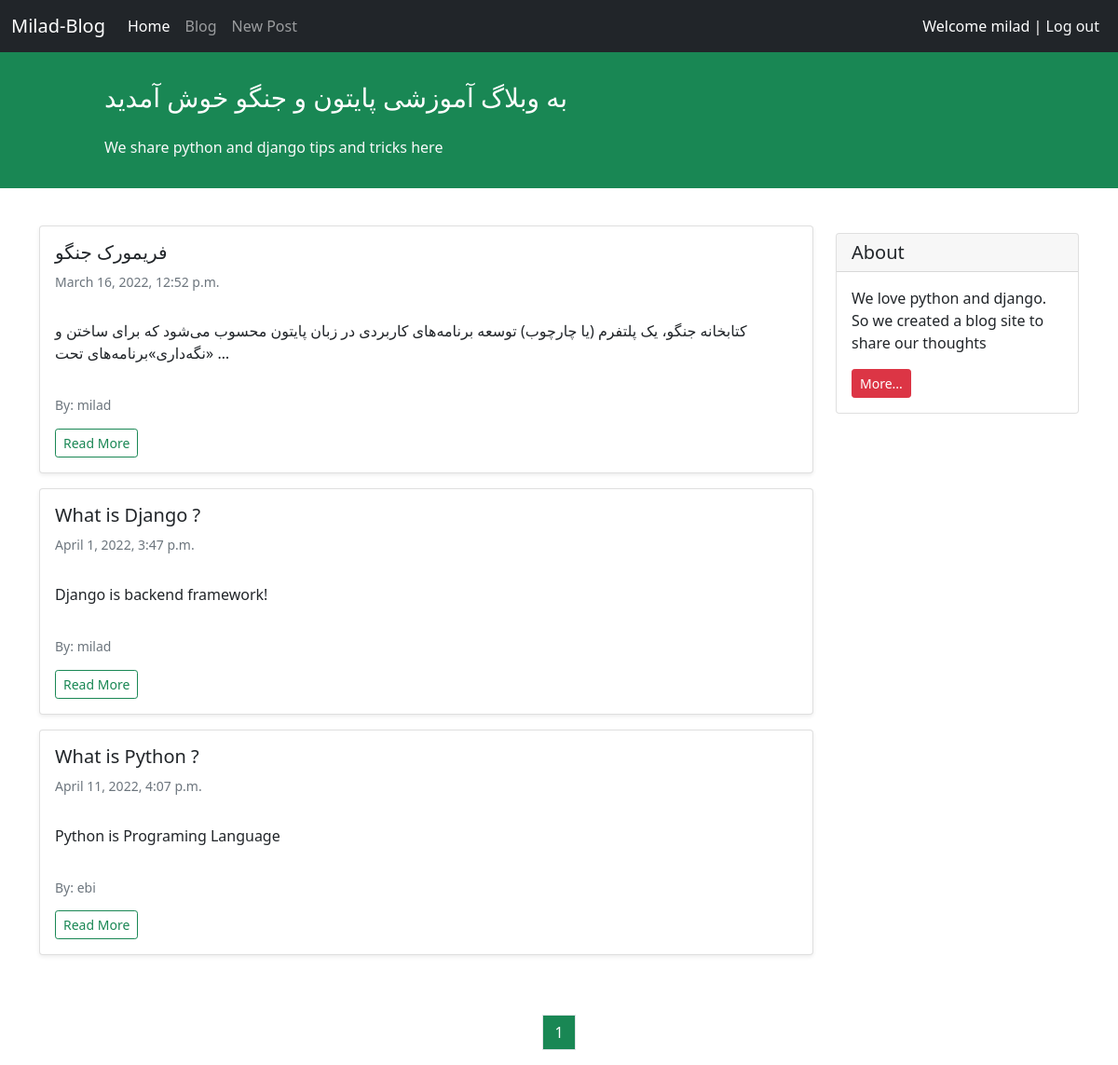
The app's page / (signed in) with its own data.
### blog/models.py (models this page shows, shortened)
class Post(models.Model):
    STATUS_CHOICES = (('pub', 'Published'), ('drf', 'Draft'),)
    title = models.CharField(max_length=100)
    text = models.TextField()
    author = models.ForeignKey('auth.User', on_delete=models.CASCADE)
    datetime_created = models.DateTimeField(auto_now_add=True)
    datetime_modified = models.DateTimeField(auto_now=True)
    status = models.CharField(choices=STATUS_CHOICES, max_length=3)

### blog/views.py (the view)
# urls.py: path('', views.PostListView.as_view(), name='posts_list'),
class PostListView(generic.ListView):
    template_name = 'blog/posts_list.html'
    context_object_name = 'posts_list'
    paginate_by = 4
    def get_queryset(self):
        return Post.objects.filter(status='pub').order_by('-datetime_modified')

### blog/templates/blog/posts_list.html (shortened to what this page needs)
{% extends '_base.html' %}
{% block content %}
    <div class="container mt-4 ">
        <div class="row">
            <div class="col-9">
                {% for post in posts_list %}
                    <div class="card shadow-sm my-3 ">
                        <div class="card-body">
                            <h5 class="card-title">{{ post.title }}</h5>
                            <h6 class="card-subtitle mb-2 text-muted small py-2">{{ post.datetime_created }}</h6>
                            <p class="card-text py-3">
                                {{ post.text|truncatewords:20 }}
                            </p>
                            <h6 class="card-subtitle mb-2 text-muted small py-2"> By: {{ post.author }}</h6>
                            <a href="{% url 'posts_detail' post.id %}" class="btn btn-outline-success btn-sm">Read More</a>
                        </div>
                    </div>
                {% endfor %}
            </div>
            <div class="col-3">
                <div class="card my-4">
                    <h5 class="card-header">About</h5>
                    <div class="card-body">
                        <p class="card-text">We love python and django. So we created a blog site to share our
                            thoughts</p>
                        <a href="#"
                           class="btn btn-sm btn-danger">
                            More...
                        </a>
                    </div>
                </div>
            </div>
        </div>
    </div>
            <nav aria-label="Page navigation example ">
        <ul class="pagination justify-content-center mt-5">
                {% for i in page_obj.paginator.page_range %}
                    {% if page_obj.number == i %}
                        <a href="?page={{ i }}" class="text-decoration-none">
                            <li class="page-item page-link bg-success text-white">{{ i }}</li>
                        </a>
                    {% else %}
                        <a href="?page={{ i }}" class="text-decoration-none">
                            <li class="page-item page-link text-success">{{ i }}</li>
                        </a>
                    {% endif %}
                {% endfor %}
        </ul>
    </nav>
{% endblock content %}

### templates/_base.html (shortened to what this page needs)
<!doctype html>
<html lang="en">
<head>
    <link href="https://cdn.jsdelivr.net/npm/bootstrap@5.1.3/dist/css/bootstrap.min.css" rel="stylesheet"
>
</head>
<body>
<nav class="navbar navbar-expand-lg navbar-dark bg-dark">
    <div class="container-fluid">
        <a class="navbar-brand" href="#">Milad-Blog</a>
        <div class="collapse navbar-collapse" id="navbarNavAltMarkup">
            <div class="navbar-nav">
                <a class="nav-link active" aria-current="page" href="{% url 'posts_list' %}">Home</a>
                <a class="nav-link" href="{% url 'posts_list' %}">Blog</a>
                <a class="nav-link" href="{% url 'new_post' %}">New Post</a>
            </div>
        </div>
        <div class="mx-2 text-white">
            {% if user.is_authenticated %}
                Welcome {{ user.username }} | <a class="text-decoration-none text-light"  href=" {% url 'logout' %}">Log out</a>
            {% else %}
                <a class="text-decoration-none text-light" href="{% url 'login' %}">Log in</a> | <a class="text-decoration-none text-light" href="{% url 'signup' %}">Sign up</a>
            {% endif %}
        </div>
    </div>
</nav>
<div class="container-fluid bg-success">
    <div class="row py-3">
        <div class="col-md-8 col-md-10 mx-auto">
            <h3 class="my-4 mt-3 text-white">به وبلاگ آموزشی پایتون و جنگو خوش آمدید </h3>
            <p class="text-light">We share python and django tips and tricks here</p>
        </div>
    </div>
</div>
{% block content %}
{% endblock content %}
</body>
</html>

### records on screen
Post: title "فریمورک جنگو", datetime_created "March 16, 2022, 12:52 p.m.", text "کتابخانه جنگو، یک پلتفرم (یا چارچوب) توسعه برنامه‌های کاربردی در زبان پایتون محسوب می‌شود که برای ساختن و «نگه‌داری»برنامه‌های تحت …", author "milad"
Post: title "What is Django ?", datetime_created "April 1, 2022, 3:47 p.m.", text "Django is backend framework!", author "milad"
Post: title "What is Python ?", datetime_created "April 11, 2022, 4:07 p.m.", text "Python is Programing Language", author "ebi"

### other values on screen
{{ user.username }} "milad"
{{ i }} "1"
